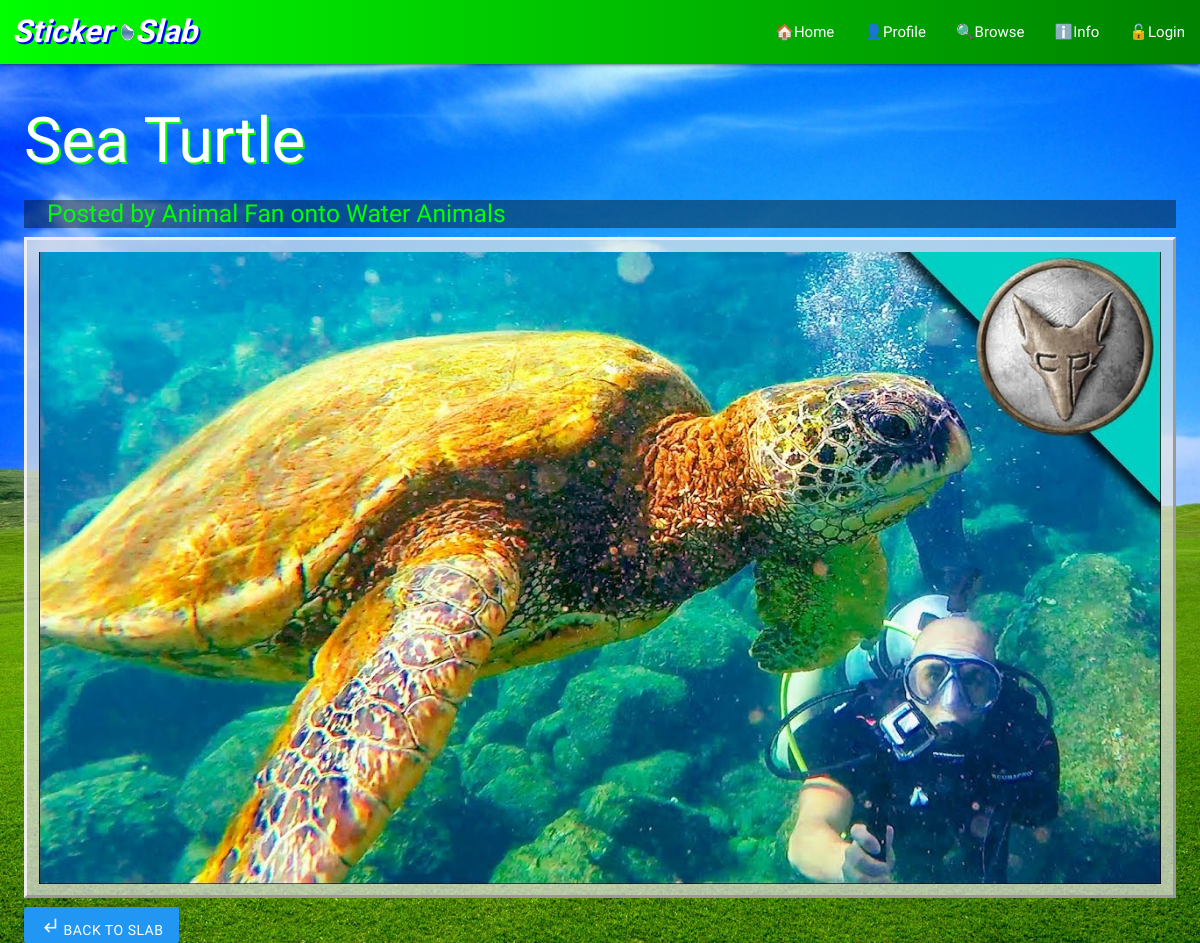
/show_sticker/8/, run on the app's committed database.
### slab/models.py (models this page shows, shortened)
class Sticker(models.Model):
    slab = models.ForeignKey(Slab, on_delete=models.PROTECT)
    position_x = models.IntegerField()
    position_y = models.IntegerField()
    name = models.CharField(max_length=100)
    color = models.CharField(max_length=8)
    text = models.CharField(max_length=500, null=True, blank=True)
    link = models.CharField(max_length=500, null=True, blank=True)
    image = models.ImageField(null=True, blank=True)
    def is_text(self):
        return self.text is not None and self.text != ''
    def is_link(self):
        return self.link is not None and self.link != ''
    def is_image(self):
        return self.image is not None and self.image != ''

class Slab(models.Model):
    user = models.ForeignKey(User, on_delete=models.PROTECT)
    name = models.CharField(max_length=100)
    private = models.BooleanField(default=False)
    bookmarkings = models.ManyToManyField(User, related_name='bookmarked_slabs', blank=True)
    background = models.ImageField()
    font = models.CharField(max_length=100)

### slab/views.py (the view)
# urls.py: path('show_sticker/<int:sticker_id>/', views.show_sticker, name='show_sticker'),
def show_sticker(request, sticker_id):
    sticker = Sticker.objects.get(pk=sticker_id)
    if (sticker.is_link()):
        return HttpResponseRedirect(sticker.link)
    else:
        return render(request, 'show_sticker.html', {'sticker': sticker})

### slab/templates/show_sticker.html
{% extends 'base.html' %}
{% block content %}
<h1>{{sticker.name}}</h1>
<div class="main_div">
    <div id="sticker_header" name="sticker_header">
        <h5>Posted by {{sticker.slab.user.username}} onto {{sticker.slab.name}}</h5>
    </div>
    <div id="show_content" name="show_content">
            {% if sticker.is_text %}
                <p>{{sticker.text}}</p>
            {% elif sticker.is_link %}
                <a href="{{sticker.link}}">{{sticker.name}}</a>
            {% elif sticker.is_image %}
                <img id="display_image" name="display_image" src="{{sticker.image.url}}"/>
            {% endif %}
    </div>
    <br>
    <br>
</div>
<div class="footer_buttons">
    <a class="waves-effect waves-light btn blue" href="{% url 'slab:show_slab' sticker.slab.id %}"><i class="material-icons">subdirectory_arrow_left</i> Back to Slab</a>
</div>
{% endblock %}

### slab/static/slab/style.css (style rules this page uses)
body { background: white url("images/background_default.jpg") no-repeat center center fixed; background-size: cover; max-width: 100%; overflow-x: hidden; font-family: 'Fredoka One', cursive; }
h1 { color: white; font-weight: bold; text-shadow: 2px 2px Lime; padding-left: 2%; }
.main_div { margin-left: 1%; margin-right: 1%; padding-left: 1%; padding-right: 1%; }
.footer_buttons { position: fixed; bottom: 0px; margin-left: 1%; padding-left: 1%; }
#sticker_header { padding-left: 2%; color: lime; background-color: rgba(0, 0, 0, 0.4); }
#show_content { padding: 1%; border-style: outset; color: black; text-shadow: 1px 1px DeepSkyBlue; background-color: rgba(230, 230, 230, 0.7); }
#display_image { width: 100%; }

### data on the page
Sticker: name "Sea Turtle", slab.user.username "Animal Fan", slab.name "Water Animals", image (picture)
